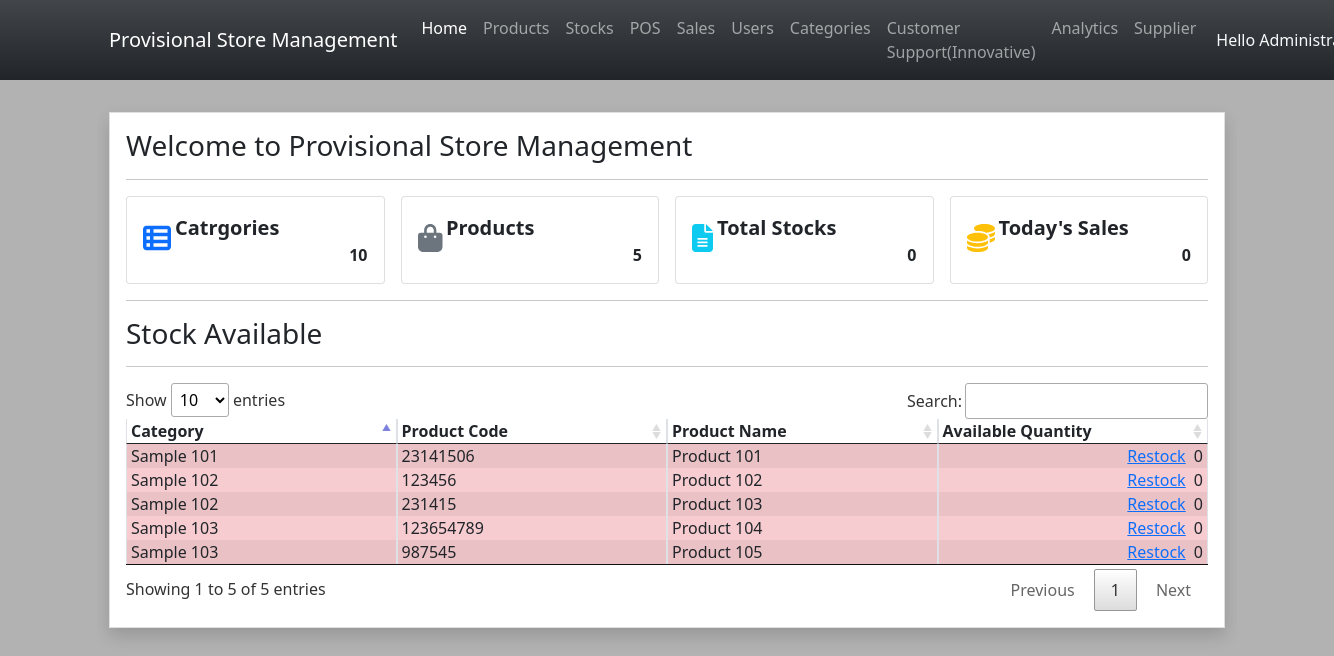
The app's page / (signed in) with its own data.
### tables this page shows
CREATE TABLE `product_list` (
  `product_id` int(30) NOT NULL,
  `product_code` text NOT NULL,
  `category_id` int(30) NOT NULL,
  `name` text NOT NULL,
  `description` text NOT NULL,
  `price` double NOT NULL DEFAULT 0,
  `alert_restock` double NOT NULL DEFAULT 0,
  `status` tinyint(1) NOT NULL DEFAULT 1,
  `delete_flag` tinyint(1) NOT NULL DEFAULT 0,
  `date_created` datetime NOT NULL DEFAULT current_timestamp(),
  `date_updated` datetime DEFAULT NULL ON UPDATE current_timestamp()
);

CREATE TABLE `category_list` (
  `category_id` int(30) NOT NULL,
  `name` text NOT NULL,
  `description` text NOT NULL,
  `status` tinyint(1) NOT NULL DEFAULT 1,
  `delete_flag` tinyint(1) NOT NULL DEFAULT 0,
  `date_created` datetime NOT NULL DEFAULT current_timestamp(),
  `date_updated` datetime DEFAULT NULL ON UPDATE current_timestamp()
);

### DBConnection.php (called while the page is built, shortened)
<?php
function format_num($number = '',$decimal=''){
    if(is_numeric($number)){
        $ex = explode(".",$number);
        $dec_len = isset($ex[1]) ? strlen($ex[1]) : 0;
        if(!empty($decimal) || is_numeric($decimal)){
            return number_format($number,$decimal);
        }else{
            return number_format($number,$dec_len);
        }
    }else{
        return 'Invalid input.';
    }
}

### home.php (the view, shortened to what this page needs)
<div class="content py-3">
    <div class="card rounded-0 shadow">
        <div class="card-body">
            <h3>Welcome to Provisional Store Management</h3>
            <hr>
            <div class="col-12">
                <div class="row gx-3 row-cols-4">
                    <div class="col">
                        <div class="card text-dark">
                            <div class="card-body">
                                <div class="w-100 d-flex align-items-center">
                                    <div class="col-auto pe-1">
                                        <span class="fa fa-th-list fs-3 text-primary"></span>
                                    </div>
                                    <div class="col-auto flex-grow-1">
                                        <div class="fs-5"><b>Catrgories</b></div>
                                        <div class="fs-6 text-end fw-bold">
                                            <?php
                                            $category = $conn->query("SELECT count(category_id) as `count` FROM `category_list` where delete_flag = 0 ")->fetch_array()['count'];
                                            echo $category > 0 ? format_num($category) : 0 ;
                                            ?>
                                        </div>
                                    </div>
                                </div>
                            </div>
                        </div>
                    </div>
                    <div class="col">
                        <div class="card text-dark">
                            <div class="card-body">
                                <div class="w-100 d-flex align-items-center">
                                    <div class="col-auto pe-1">
                                        <span class="fas fa-shopping-bag fs-3 text-secondary"></span>
                                    </div>
                                    <div class="col-auto flex-grow-1">
                                        <div class="fs-5"><b>Products</b></div>
                                        <div class="fs-6 text-end fw-bold">
                                            <?php
                                            $product = $conn->query("SELECT count(product_id) as `count` FROM `product_list` where delete_flag = 0 ")->fetch_array()['count'];
                                            echo $product > 0 ? format_num($product) : 0 ;
                                            ?>
                                        </div>
                                    </div>
                                </div>
                            </div>
                        </div>
                    </div>
                    <div class="col">
                        <div class="card text-dark">
                            <div class="card-body">
                                <div class="w-100 d-flex align-items-center">
                                    <div class="col-auto pe-1">
                                        <span class="fa fa-file-alt fs-3 text-info"></span>
                                    </div>
                                    <div class="col-auto flex-grow-1">
                                        <div class="fs-5"><b>Total Stocks</b></div>
                                        <div class="fs-6 text-end fw-bold">
                                            <?php
                                            $stock = 0;
                                            echo $stock > 0 ? format_num($stock) : 0 ;
                                            ?>
                                        </div>
                                    </div>
                                </div>
                            </div>
                        </div>
                    </div>
                    <div class="col">
                        <div class="card text-dark">
                            <div class="card-body">
                                <div class="w-100 d-flex align-items-center">
                                    <div class="col-auto pe-1">
                                        <span class="fa fa-coins fs-3 text-warning"></span>
                                    </div>
                                    <div class="col-auto flex-grow-1">
                                        <div class="fs-5"><b>Today's Sales</b></div>
                                        <div class="fs-6 text-end fw-bold">
                                            <?php
                                            $sales = $conn->query("SELECT sum(total) as `total` FROM `transaction_list` where date(date_added) = date(CURRENT_TIMESTAMP) ".(($_SESSION['type'] != 1)? " and user_id = '{$_SESSION['user_id']}' " : ""))->fetch_array()[0];
                                            echo $sales > 0 ? format_num($sales) : 0 ;
                                            ?>
                                        </div>
                                    </div>
                                </div>
                            </div>
                        </div>
                    </div>
                </div>
                <hr>
                <div class="row">
                    <div class="col-12">
                        <h3>Stock Available</h3>
                        <hr>
                        <table class="table table-striped table-hover table-bordered" id="inventory">
                            <colgroup>
                                <col width="25%">
                                <col width="25%">
                                <col width="25%">
                                <col width="25%">
                            </colgroup>
                            <thead>
                                <tr>
                                    <th class="py-0 px-1">Category</th>
                                    <th class="py-0 px-1">Product Code</th>
                                    <th class="py-0 px-1">Product Name</th>
                                    <th class="py-0 px-1">Available Quantity</th>
                                </tr>
                            </thead>
                            <tbody>
                                <?php
                                    $sql = "SELECT p.*,c.name as cname FROM `product_list` p inner join `category_list` c on p.category_id = c.category_id where p.status = 1 and p.delete_flag = 0 order by `name` asc";
                                    $qry = $conn->query($sql);
                                    while($row = $qry->fetch_assoc()):
                                        $stock_in = $conn->query("SELECT sum(quantity) as `total` FROM `stock_list` where unix_timestamp(CONCAT(`expiry_date`, ' 23:59:59')) >= unix_timestamp(CURRENT_TIMESTAMP) and product_id = '{$row['product_id']}' ")->fetch_array()['total'];
                                        $stock_out = $conn->query("SELECT sum(quantity) as `total` FROM `transaction_items` where product_id = '{$row['product_id']}' ")->fetch_array()['total'];
                                        $stock_in = $stock_in > 0 ? $stock_in : 0;
                                        $stock_out = $stock_out > 0 ? $stock_out : 0;
                                        $qty = $stock_in-$stock_out;
                                        $qty = $qty > 0 ? $qty : 0;
                                ?>
                                    <tr class="<?php echo $qty < 50? "bg-danger bg-opacity-25":'' ?>">
                                        <td class="td py-0 px-1"><?php echo $row['cname'] ?></td>
                                        <td class="td py-0 px-1"><?php echo $row['product_code'] ?></td>
                                        <td class="td py-0 px-1"><?php echo $row['name'] ?></td>
                                        <td class="td py-0 px-1 text-end">
                                            <?php  if($_SESSION['type'] == 1): ?>
                                            <?php echo $qty < $row['alert_restock']? "<a href='javascript:void(0)' class='restock me-1' data-pid = '".$row['product_id']."' data-name = '".$row['product_code'].' - '.$row['name']."'> Restock</a>":'' ?>
                                            <?php endif; ?>
                                            <?php echo $qty ?></td>
                                    </tr>
                                <?php endwhile; ?>
                            </tbody>
                        </table>
                    </div>
                </div>
            </div>
        </div>
    </div>
</div>

### index.php (style rules this page uses)
:root { --bs-success-rgb:71, 222, 152 !important; }
html,body { height:100%; width:100%; }
@media screen { body { background-image:url('./images/new.jpg') !important; background-size:cover; background-repeat:no-repeat; background-position:center center; backdrop-filter: brightness(0.7); } }

### records on screen
product_list: category.name "Sample 101", product_code "23141506", name "Product 101", qty "0"
product_list: category.name "Sample 102", product_code "123456", name "Product 102", qty "0"
product_list: category.name "Sample 102", product_code "231415", name "Product 103", qty "0"
product_list: category.name "Sample 103", product_code "123654789", name "Product 104", qty "0"
product_list: category.name "Sample 103", product_code "987545", name "Product 105", qty "0"

### other values on screen
format_num($category) "10"
format_num($product) "5"
